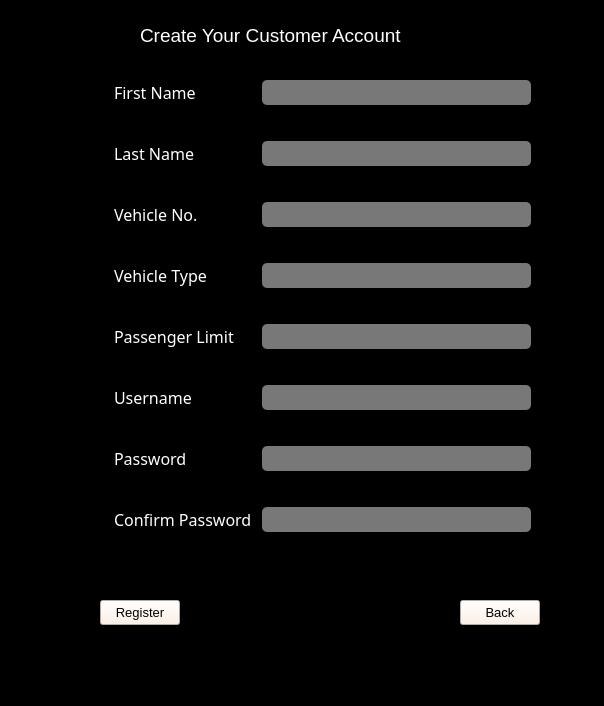
<?xml version="1.0" encoding="UTF-8"?>
<ui version="4.0">
 <class>RegisterDriver</class>
 <widget class="QFrame" name="RegisterDriver">
  <property name="geometry">
   <rect>
    <x>0</x>
    <y>0</y>
    <width>604</width>
    <height>706</height>
   </rect>
  </property>
  <property name="windowTitle">
   <string>Frame</string>
  </property>
  <property name="styleSheet">
   <string notr="true">background-color: rgb(0, 0, 0);</string>
  </property>
  <widget class="QWidget" name="formLayoutWidget">
   <property name="geometry">
    <rect>
     <x>110</x>
     <y>70</y>
     <width>421</width>
     <height>501</height>
    </rect>
   </property>
   <layout class="QFormLayout" name="createaccForm">
    <item row="0" column="0">
     <widget class="QLabel" name="acc_firstNameLabel">
      <property name="font">
       <font>
        <family>MS Gothic</family>
        <pointsize>12</pointsize>
       </font>
      </property>
      <property name="styleSheet">
       <string notr="true">color: rgb(255, 255, 255);
margin-bottom:20px;
margin-top:10px;

</string>
      </property>
      <property name="text">
       <string>First Name</string>
      </property>
     </widget>
    </item>
    <item row="0" column="1">
     <widget class="QLineEdit" name="txt_Tname">
      <property name="font">
       <font>
        <family>Proxima Nova</family>
        <pointsize>12</pointsize>
       </font>
      </property>
      <property name="styleSheet">
       <string notr="true">QLineEdit {
color: rgb(255, 255, 255);
background-color: rgb(120, 120, 120);
border:none;
border-radius: 5px;
padding-left: 10px;
margin-bottom:20px;
margin-top:10px;
}
QLineEdit::hover{
background-color: rgb(161, 161, 161);
}
QLineEdit::focus{
background-color: #474747
}</string>
      </property>
      <property name="maxLength">
       <number>30</number>
      </property>
     </widget>
    </item>
    <item row="1" column="0">
     <widget class="QLabel" name="acc_lastNameLabel">
      <property name="font">
       <font>
        <family>MS PGothic</family>
        <pointsize>12</pointsize>
       </font>
      </property>
      <property name="styleSheet">
       <string notr="true">color: rgb(255, 255, 255);
margin-bottom:20px;
margin-top:10px;

</string>
      </property>
      <property name="text">
       <string>Last Name</string>
      </property>
     </widget>
    </item>
    <item row="1" column="1">
     <widget class="QLineEdit" name="txt_Lname">
      <property name="font">
       <font>
        <family>Proxima Nova</family>
        <pointsize>12</pointsize>
       </font>
      </property>
      <property name="styleSheet">
       <string notr="true">QLineEdit {
color: rgb(255, 255, 255);
background-color: rgb(120, 120, 120);
border:none;
border-radius: 5px;
padding-left: 10px;
margin-bottom:20px;
margin-top:10px;
}
QLineEdit::hover{
background-color: rgb(161, 161, 161);
}
QLineEdit::focus{
background-color: #474747
}</string>
      </property>
      <property name="maxLength">
       <number>30</number>
      </property>
     </widget>
    </item>
    <item row="2" column="0">
     <widget class="QLabel" name="acc_contactNoLabel">
      <property name="font">
       <font>
        <family>MS PGothic</family>
        <pointsize>12</pointsize>
       </font>
      </property>
      <property name="styleSheet">
       <string notr="true">color: rgb(255, 255, 255);
margin-bottom:20px;
margin-top:10px;

</string>
      </property>
      <property name="text">
       <string>Vehicle No.</string>
      </property>
     </widget>
    </item>
    <item row="2" column="1">
     <widget class="QLineEdit" name="txt_Vno">
      <property name="font">
       <font>
        <family>Proxima Nova</family>
        <pointsize>12</pointsize>
       </font>
      </property>
      <property name="styleSheet">
       <string notr="true">QLineEdit {
color: rgb(255, 255, 255);
background-color: rgb(120, 120, 120);
border:none;
border-radius: 5px;
padding-left: 10px;
margin-bottom:20px;
margin-top:10px;
}
QLineEdit::hover{
background-color: rgb(161, 161, 161);
}
QLineEdit::focus{
background-color: #474747
}</string>
      </property>
      <property name="maxLength">
       <number>15</number>
      </property>
     </widget>
    </item>
    <item row="3" column="0">
     <widget class="QLabel" name="acc_addressLabel">
      <property name="font">
       <font>
        <family>MS PGothic</family>
        <pointsize>12</pointsize>
       </font>
      </property>
      <property name="styleSheet">
       <string notr="true">color: rgb(255, 255, 255);
margin-bottom:20px;
margin-top:10px;

</string>
      </property>
      <property name="text">
       <string>Vehicle Type</string>
      </property>
     </widget>
    </item>
    <item row="3" column="1">
     <widget class="QLineEdit" name="txt_Vtype">
      <property name="font">
       <font>
        <family>Proxima Nova</family>
        <pointsize>12</pointsize>
       </font>
      </property>
      <property name="styleSheet">
       <string notr="true">QLineEdit {
color: rgb(255, 255, 255);
background-color: rgb(120, 120, 120);
border:none;
border-radius: 5px;
padding-left: 10px;
margin-bottom:20px;
margin-top:10px;
}
QLineEdit::hover{
background-color: rgb(161, 161, 161);
}
QLineEdit::focus{
background-color: #474747
}</string>
      </property>
      <property name="maxLength">
       <number>99</number>
      </property>
     </widget>
    </item>
    <item row="4" column="0">
     <widget class="QLabel" name="acc_emailLabel">
      <property name="font">
       <font>
        <family>MS PGothic</family>
        <pointsize>12</pointsize>
       </font>
      </property>
      <property name="styleSheet">
       <string notr="true">color: rgb(255, 255, 255);
margin-bottom:20px;
margin-top:10px;

</string>
      </property>
      <property name="text">
       <string>Passenger Limit</string>
      </property>
     </widget>
    </item>
    <item row="4" column="1">
     <widget class="QLineEdit" name="tst_Psglt">
      <property name="font">
       <font>
        <family>Proxima Nova</family>
        <pointsize>12</pointsize>
       </font>
      </property>
      <property name="styleSheet">
       <string notr="true">QLineEdit {
color: rgb(255, 255, 255);
background-color: rgb(120, 120, 120);
border:none;
border-radius: 5px;
padding-left: 10px;
margin-bottom:20px;
margin-top:10px;
}
QLineEdit::hover{
background-color: rgb(161, 161, 161);
}
QLineEdit::focus{
background-color: #474747
}</string>
      </property>
      <property name="maxLength">
       <number>50</number>
      </property>
     </widget>
    </item>
    <item row="5" column="0">
     <widget class="QLabel" name="acc_usernameLabel">
      <property name="font">
       <font>
        <family>MS PGothic</family>
        <pointsize>12</pointsize>
       </font>
      </property>
      <property name="styleSheet">
       <string notr="true">color: rgb(255, 255, 255);
margin-bottom:20px;
margin-top:10px;

</string>
      </property>
      <property name="text">
       <string>Username</string>
      </property>
     </widget>
    </item>
    <item row="5" column="1">
     <widget class="QLineEdit" name="txt_username">
      <property name="font">
       <font>
        <family>Proxima Nova</family>
        <pointsize>12</pointsize>
       </font>
      </property>
      <property name="styleSheet">
       <string notr="true">QLineEdit {
color: rgb(255, 255, 255);
background-color: rgb(120, 120, 120);
border:none;
border-radius: 5px;
padding-left: 10px;
margin-bottom:20px;
margin-top:10px;
}
QLineEdit::hover{
background-color: rgb(161, 161, 161);
}
QLineEdit::focus{
background-color: #474747
}</string>
      </property>
      <property name="maxLength">
       <number>20</number>
      </property>
     </widget>
    </item>
    <item row="6" column="0">
     <widget class="QLabel" name="acc_passwordLabel">
      <property name="font">
       <font>
        <family>MS PGothic</family>
        <pointsize>12</pointsize>
       </font>
      </property>
      <property name="styleSheet">
       <string notr="true">color: rgb(255, 255, 255);
margin-bottom:20px;
margin-top:10px;

</string>
      </property>
      <property name="text">
       <string>Password</string>
      </property>
     </widget>
    </item>
    <item row="6" column="1">
     <widget class="QLineEdit" name="txt_pass">
      <property name="font">
       <font>
        <family>Proxima Nova</family>
        <pointsize>12</pointsize>
       </font>
      </property>
      <property name="styleSheet">
       <string notr="true">QLineEdit {
color: rgb(255, 255, 255);
background-color: rgb(120, 120, 120);
border:none;
border-radius: 5px;
padding-left: 10px;
margin-bottom:20px;
margin-top:10px;
}
QLineEdit::hover{
background-color: rgb(161, 161, 161);
}
QLineEdit::focus{
background-color: #474747
}</string>
      </property>
      <property name="maxLength">
       <number>30</number>
      </property>
      <property name="echoMode">
       <enum>QLineEdit::Password</enum>
      </property>
     </widget>
    </item>
    <item row="7" column="0">
     <widget class="QLabel" name="acc_confirmPasswordLabel">
      <property name="font">
       <font>
        <family>MS PGothic</family>
        <pointsize>12</pointsize>
       </font>
      </property>
      <property name="styleSheet">
       <string notr="true">color: rgb(255, 255, 255);
margin-bottom:20px;
margin-top:10px;

</string>
      </property>
      <property name="text">
       <string>Confirm Password</string>
      </property>
     </widget>
    </item>
    <item row="7" column="1">
     <widget class="QLineEdit" name="txt_conpass">
      <property name="font">
       <font>
        <family>Proxima Nova</family>
        <pointsize>12</pointsize>
       </font>
      </property>
      <property name="styleSheet">
       <string notr="true">QLineEdit {
color: rgb(255, 255, 255);
background-color: rgb(120, 120, 120);
border:none;
border-radius: 5px;
padding-left: 10px;
margin-bottom:20px;
margin-top:10px;
}
QLineEdit::hover{
background-color: rgb(161, 161, 161);
}
QLineEdit::focus{
background-color: #474747
}</string>
      </property>
      <property name="maxLength">
       <number>30</number>
      </property>
      <property name="echoMode">
       <enum>QLineEdit::Password</enum>
      </property>
     </widget>
    </item>
   </layout>
  </widget>
  <widget class="QLabel" name="label">
   <property name="geometry">
    <rect>
     <x>140</x>
     <y>20</y>
     <width>321</width>
     <height>31</height>
    </rect>
   </property>
   <property name="font">
    <font>
     <pointsize>14</pointsize>
    </font>
   </property>
   <property name="styleSheet">
    <string notr="true">background-color: rgb(0, 0, 0);
color: rgb(255, 255, 255);</string>
   </property>
   <property name="text">
    <string>Create Your Customer Account</string>
   </property>
  </widget>
  <widget class="QPushButton" name="btn_Register">
   <property name="geometry">
    <rect>
     <x>100</x>
     <y>600</y>
     <width>80</width>
     <height>25</height>
    </rect>
   </property>
   <property name="font">
    <font>
     <pointsize>10</pointsize>
    </font>
   </property>
   <property name="styleSheet">
    <string notr="true">background-color: rgb(255, 239, 226);
color: rgb(0, 0, 0);
border-color: rgb(255, 255, 255);</string>
   </property>
   <property name="text">
    <string>Register</string>
   </property>
  </widget>
  <widget class="QPushButton" name="btn_back">
   <property name="geometry">
    <rect>
     <x>460</x>
     <y>600</y>
     <width>80</width>
     <height>25</height>
    </rect>
   </property>
   <property name="font">
    <font>
     <pointsize>10</pointsize>
    </font>
   </property>
   <property name="styleSheet">
    <string notr="true">background-color: rgb(255, 239, 226);
color: rgb(0, 0, 0);
border-color: rgb(255, 255, 255);</string>
   </property>
   <property name="text">
    <string>Back</string>
   </property>
  </widget>
  <widget class="QLabel" name="Warninglbl">
   <property name="geometry">
    <rect>
     <x>210</x>
     <y>640</y>
     <width>211</width>
     <height>20</height>
    </rect>
   </property>
   <property name="font">
    <font>
     <pointsize>10</pointsize>
    </font>
   </property>
   <property name="styleSheet">
    <string notr="true">color: rgb(255, 5, 38);
background-color: rgb(0, 0, 0);</string>
   </property>
   <property name="text">
    <string/>
   </property>
   <property name="alignment">
    <set>Qt::AlignCenter</set>
   </property>
  </widget>
 </widget>
 <resources/>
 <connections/>
</ui>
